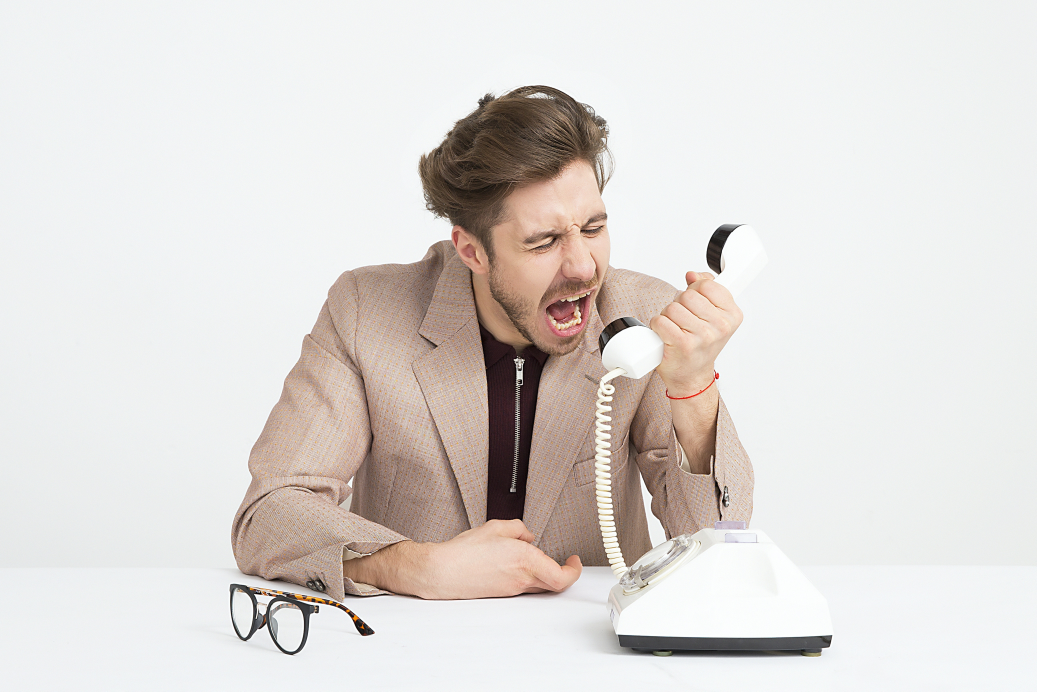
#> input picture 1.jpg, 5184 x 3456 px (shown at 1/5 size)
$ jupyter execute 'Color mapping.ipynb'
#> lines starting #> are read from the running program, lines starting #| are printed output that depends on the picture
[cell 1]
import cv2
import numpy as np

[cell 2]
path=r'1.jpg'

[cell 3]
img=cv2.imread(path)
#> img is the input picture: shape (3456, 5184, 3); mean B, G, R 214.5, 217.8, 222.4

[cell 4]
img=cv2.resize(img,(700,700))
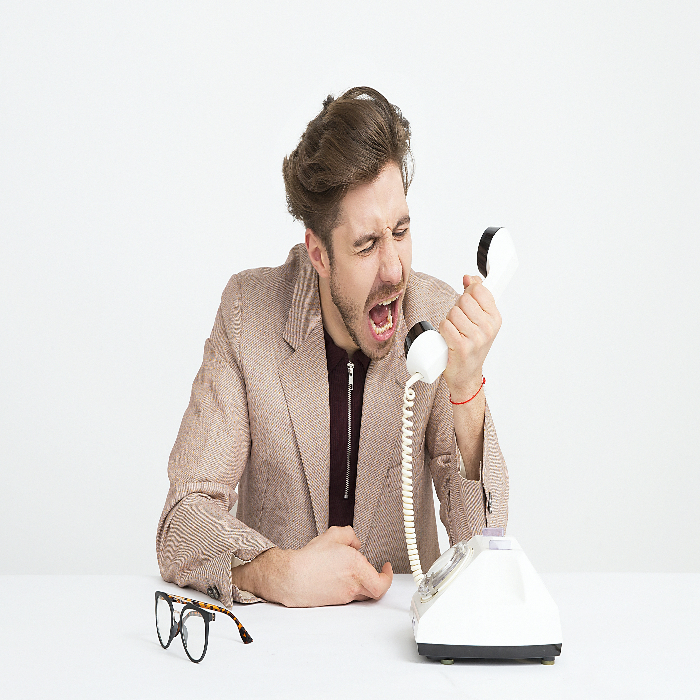
#> img: shape (700, 700, 3); mean B, G, R 214.4, 217.7, 222.3
cv2.imshow('Original_img',img)
cv2.waitKey(0)
cv2.destroyAllWindows()

[cell 5]
convert=cv2.cvtColor(img,cv2.COLOR_BGR2GRAY)
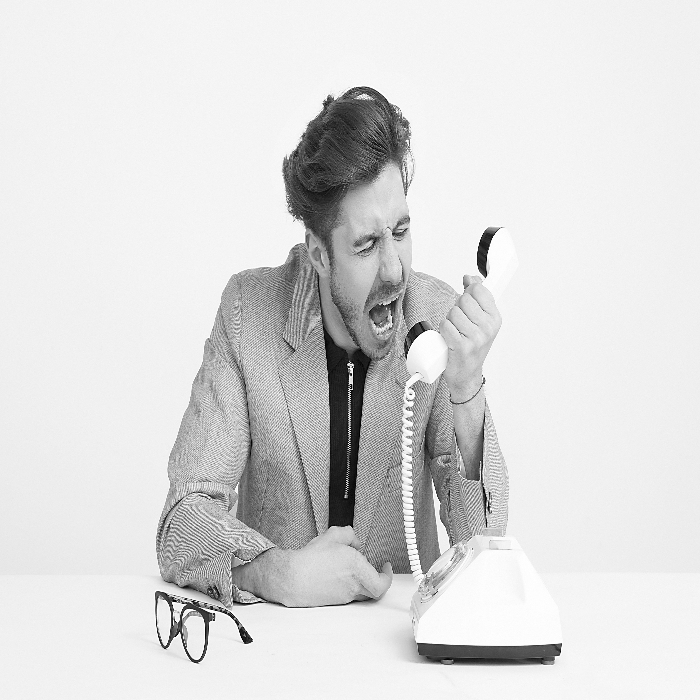
#> convert: shape (700, 700); min 0, max 255, mean 218.7
cv2.imshow("Gray",convert)
cv2.waitKey(0)
cv2.destroyAllWindows()

[cell 6]
convert1=cv2.cvtColor(img,cv2.COLOR_BGR2RGB)
cv2.imshow('RGB IMAGE',convert1)
cv2.waitKey(0)
cv2.destroyAllWindows()

[cell 7]
convert2=cv2.cvtColor(img,cv2.COLOR_BGR2HSV)
#> convert2: shape (700, 700, 3); mean H, S, V 71.3, 18.6, 224.6
cv2.imshow('HSV Image',convert2)
cv2.waitKey(0)
cv2.destroyAllWindows()

$ run again, with Band.jpg copied over 1.jpg
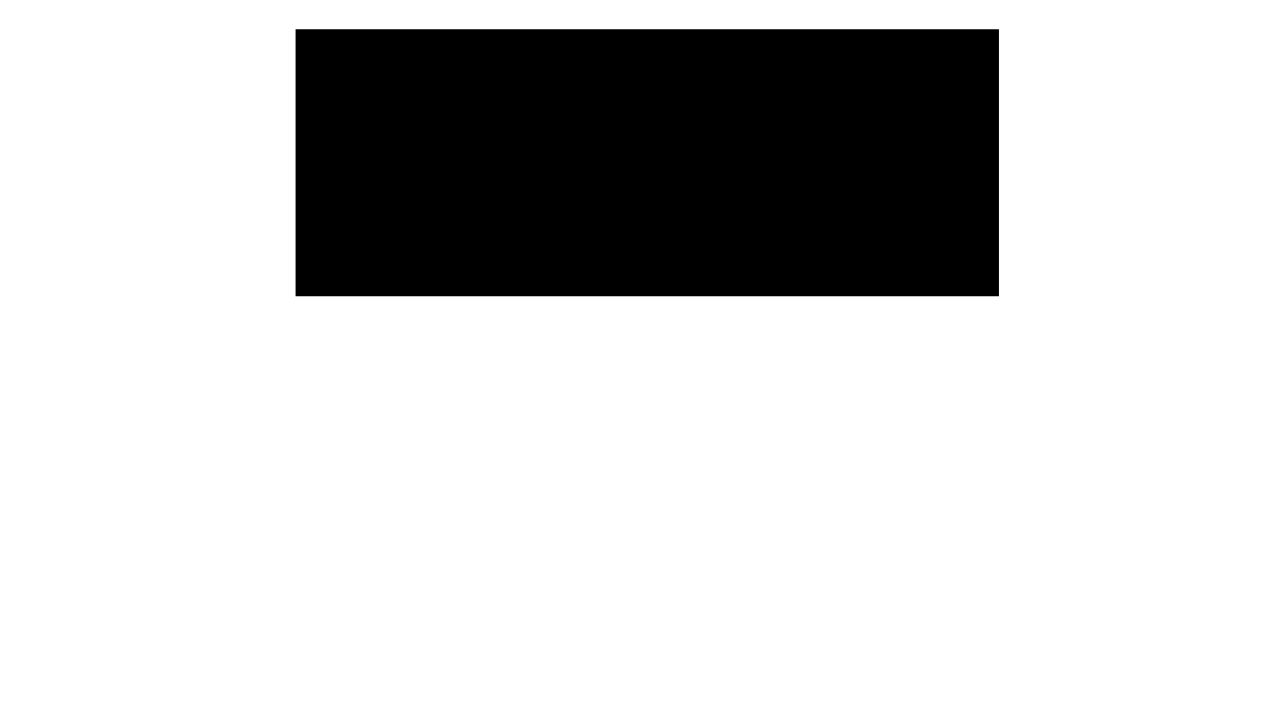
#> input picture Band.jpg, 1280 x 720 px
#> img is the input picture: shape (720, 1280, 3); min 0, max 255, mean 203
#> `img=cv2.resize(img,(700,700))`:
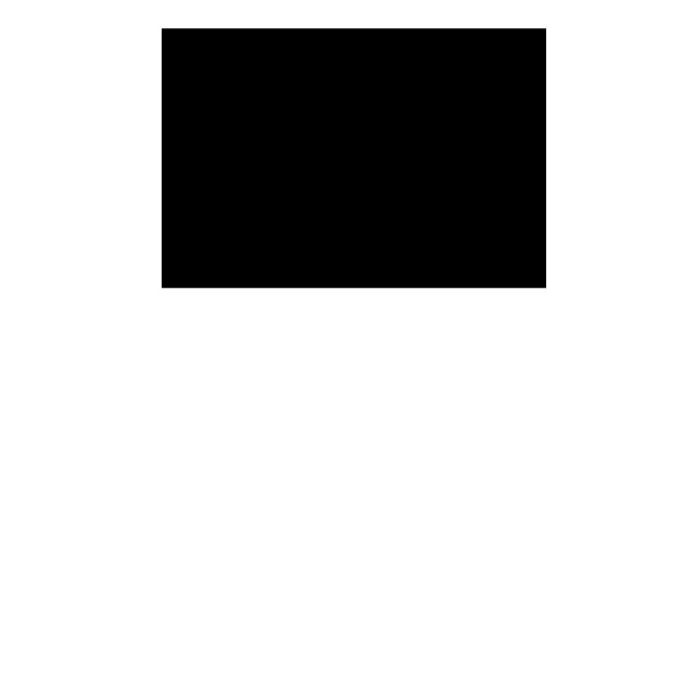
#> img: shape (700, 700, 3); min 0, max 255, mean 203
#> convert2: shape (700, 700, 3); mean H, S, V 0, 0, 203

$ run again, with bunny1.jpg copied over 1.jpg
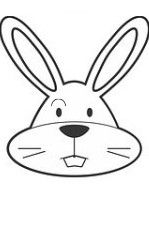
#> input picture bunny1.jpg, 149 x 225 px
#> img is the input picture: shape (225, 149, 3); min 4, max 255, mean 234.4
#> `img=cv2.resize(img,(700,700))`:
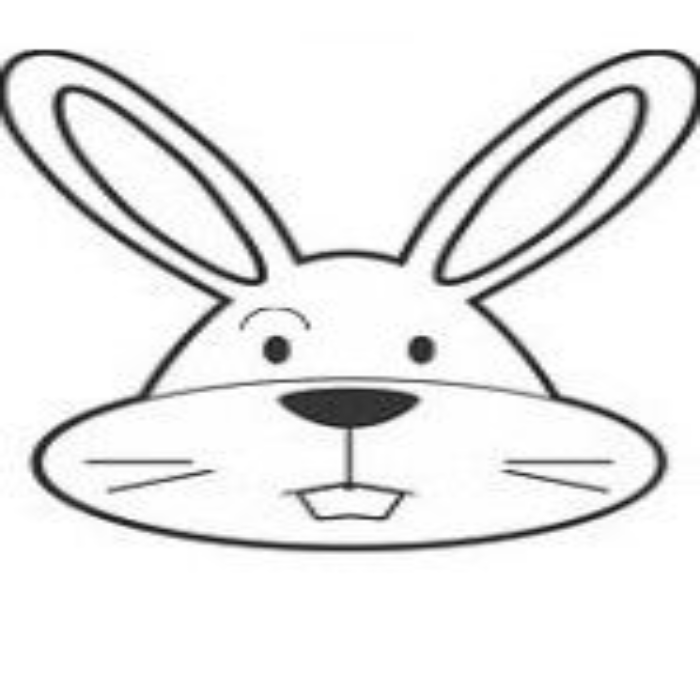
#> img: shape (700, 700, 3); min 9, max 255, mean 234.3
#> convert2: shape (700, 700, 3); mean H, S, V 0, 0, 234.3

$ run again, with bunny2.jpg copied over 1.jpg
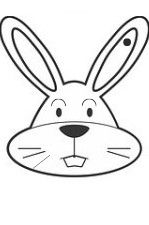
#> input picture bunny2.jpg, 149 x 225 px
#> img is the input picture: shape (225, 149, 3); min 4, max 255, mean 233.9
#> `img=cv2.resize(img,(700,700))`:
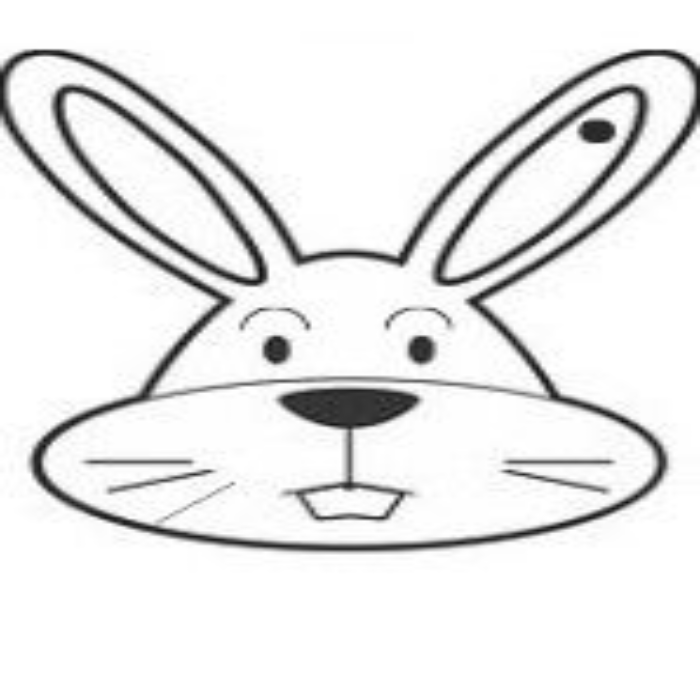
#> img: shape (700, 700, 3); min 9, max 255, mean 233.8
#> convert2: shape (700, 700, 3); mean H, S, V 0, 0, 233.8
